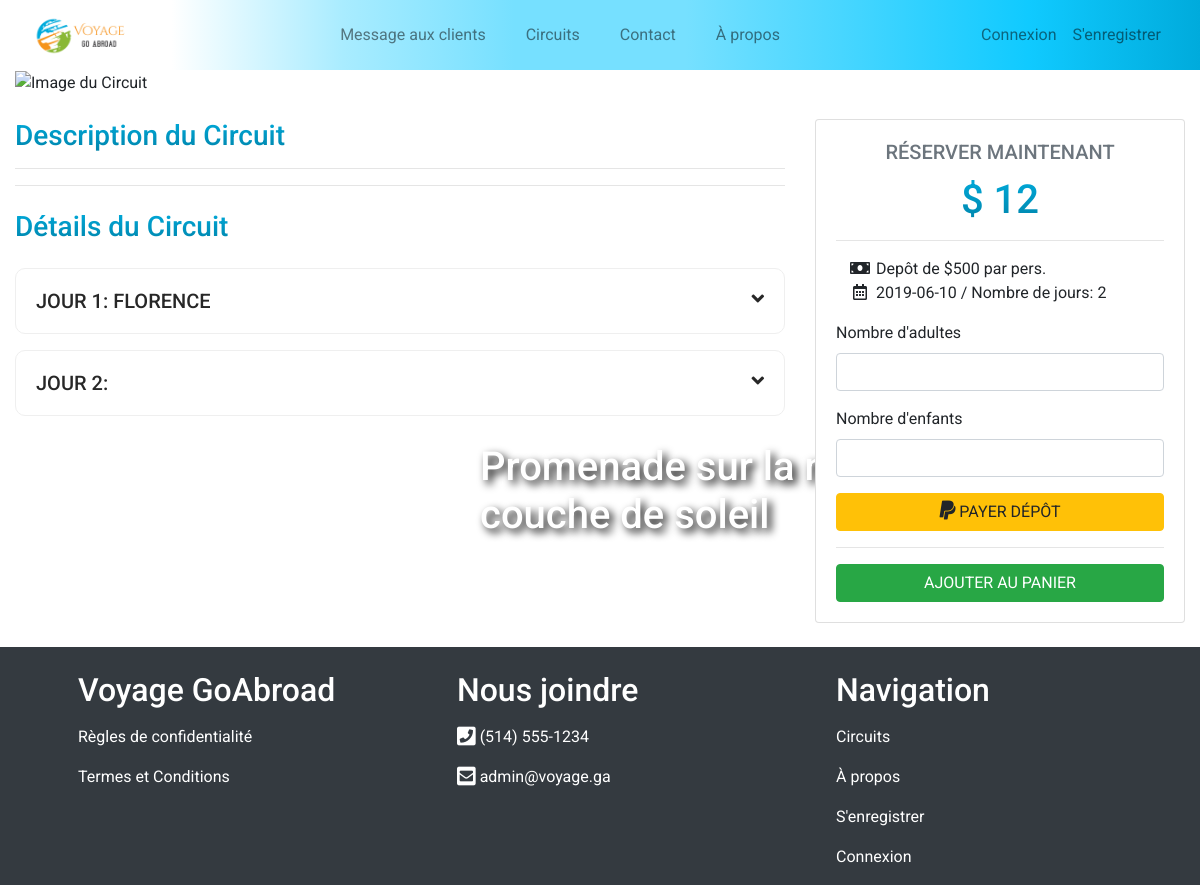
The app's page /details.php?depart=15 with its own data.
### tables this page shows
CREATE TABLE `circuit` (
  `idCircuit` int(11) NOT NULL,
  `titre` varchar(250) NOT NULL,
  `description` text,
  `estActif` tinyint(1) DEFAULT '1'
);

CREATE TABLE `depart` (
  `idDepart` int(11) NOT NULL,
  `idCircuit` int(11) NOT NULL,
  `dateDebut` date DEFAULT NULL,
  `nbPlaces` int(11) DEFAULT '10',
  `prix` double DEFAULT NULL,
  `titrePromotion` varchar(250) DEFAULT NULL,
  `rabais` double DEFAULT NULL,
  `estActif` tinyint(1) NOT NULL DEFAULT '0'
);

CREATE TABLE `lieu` (
  `idLieu` int(11) NOT NULL,
  `nom` varchar(250) DEFAULT NULL,
  `ville` varchar(250) DEFAULT NULL,
  `pays` varchar(250) DEFAULT NULL
);

### details.php (the view, shortened to what this page needs)
<?php
include 'includes/header.php';
require './controlleur/connexionDB.php';
if (isset($_GET['depart'])) {
    $idDepart = (int)$_GET['depart'];
    $stmt = $conn->prepare('SELECT c.titre, c.description, d.idDepart, d.prix, d.dateDebut, l.ville, a.description FROM depart as d INNER JOIN circuit as c ON d.idCircuit=c.idCircuit INNER JOIN etape as e ON c.idCircuit=e.idCircuit INNER JOIN jour as j ON e.idEtape=j.idEtape INNER JOIN activite as a ON j.idActivite=a.idActivite
    INNER JOIN lieu as l ON a.idLieu=l.idLieu WHERE d.idDepart=?');
    $stmt->execute([$idDepart]);
    $circuit = $stmt->fetchAll();
}
$compteur = 0;
?>
<div class="container-fluid mb-4">
    <div class="bg-circuit">
        <div class="circuit-caption">
            <h1><?= $circuit[0]->titre ?></h1>
        </div>
        <img src="assets/images/village.jpg" class="img-fluid" alt="Image du Circuit">
    </div>
    <div class="mt-4">
        <div class="row">
            <div class="col-lg-8">
                <h3 class="circuit-description">Description du Circuit</h3>
                <hr>
                <hr>
                <div class="mt-4">
                    <h3 class="circuit-details mb-4">Détails du Circuit</h3>
                    <div id="accordion" role="tablist">
                        <?php foreach ($circuit as $result) : ?>
                            <?php $compteur = $compteur + 1; ?>
                            <div class="jour mb-3">
                                <div class="" role="tab" id="heading<?= $compteur ?>">
                                    <h5 class="mb-0">
                                        <a role="button" class="collapsed text-uppercase" data-parent="#accordion" data-toggle="collapse" href="#collapse<?= $compteur ?>" aria-expanded="false" aria-controls="collapse<?= $compteur ?>">
                                            Jour <?= $compteur ?>: <?= $result->ville ?><i class="fas fa-angle-down float-right"></i>
                                        </a>
                                    </h5>
                                </div>
                            </div>
                        <?php endforeach; ?>
                    </div>
                </div>
            </div>
            <div class="col-lg-4">
                <div class="card mb-5 mb-lg-0 right-side">
                    <div class="card-body">
                        <h5 class="card-title text-muted text-uppercase text-center">Réserver Maintenant</h5>
                        <h6 class="prix-reservation h1 text-center">$ <?= $circuit[0]->prix ?></h6>
                        <hr>
                        <ul class="fa-ul">
                            <li><span class="fa-li"><i class="fas fa-money-bill"></i></span>Depôt de $500 par pers.</li>
                            <li><span class="fa-li"><i class="far fa-calendar-alt"></i></span><?php echo $circuit[0]->dateDebut . ' / Nombre de jours: ' . $compteur ?></li>
                        </ul>
                        <form action="">
                            <div class="form-group">
                                <label for="nbAdultes">Nombre d'adultes</label>
                                <input type="number" min="1" class="form-control">
                            </div>
                            <div class="form-group">
                                <label for="nbEnfants">Nombre d'enfants</label>
                                <input type="number" min="1" class="form-control">
                            </div>
                            <button type="submit" class="btn btn-warning text-uppercase btn-block-lg"><i class="fab fa-paypal fa-lg"></i> Payer dépôt</button>
                        </form>
                        <hr>
                        <a href="#" class="btn btn-success btn-block-lg text-white text-uppercase" id="<?= $circuit[0]->idDepart ?>" onclick='ajouterAuPanier(<?= $circuit[0]->idDepart ?>, 1 , 0); event.preventDefault();'>Ajouter au panier</a>
                    </div>
                </div>
            </div>
        </div>
    </div>
</div>
<?php include 'includes/footer.php'; ?>

### css/filipe.css (style rules this page uses)
body { font-family: 'Roboto', sans-serif; }
.form-title, .circuit-description, .circuit-details, .circuits-populaires, .prix-reservation { background: -webkit-linear-gradient(#00ABDC, #0083a9); -webkit-background-clip: text; -webkit-text-fill-color: transparent; }
.circuit-caption { position: absolute; top: 35%; left: 15%; font-size: 2.3em; color: #fff; text-shadow: 4px 4px 8px #000000; }
.jour { border: 1px solid #efefef; border-radius: 10px; padding: 20px; }
.jour h5 a { color: #272727; text-decoration: none; display: block; }
@media only screen and (min-width: 991px) { .circuit-caption { position: absolute; top: 52%; left: 33%; font-size: 2.3em; color: #fff; text-shadow: 4px 4px 8px #000000; } }
@media only screen and (min-width: 991px) { .card { margin-bottom: 15px; } }
@media only screen and (min-width: 991px) { .btn-block-lg { width: 100%; display: block; } }
@media only screen and (min-width: 1200px) { .circuit-caption { top: 50%; left: 40%; } }

### records on screen
circuit: titre "Promenade sur la mer avec un beau couche de soleil"
depart: lieu.ville "FLORENCE", prix "12", dateDebut "2019-06-10"

### other values on screen
$compteur "2"
